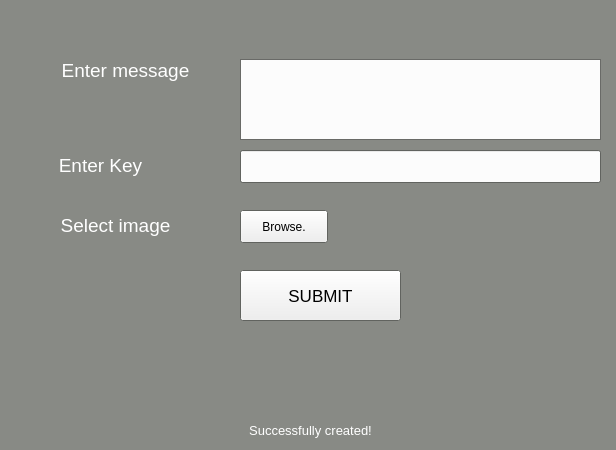
<?xml version="1.0" encoding="UTF-8"?>
<ui version="4.0">
 <class>MainWindow</class>
 <widget class="QMainWindow" name="MainWindow">
  <property name="geometry">
   <rect>
    <x>0</x>
    <y>0</y>
    <width>616</width>
    <height>450</height>
   </rect>
  </property>
  <property name="palette">
   <palette>
    <active>
     <colorrole role="Base">
      <brush brushstyle="SolidPattern">
       <color alpha="255">
        <red>255</red>
        <green>255</green>
        <blue>255</blue>
       </color>
      </brush>
     </colorrole>
     <colorrole role="Window">
      <brush brushstyle="SolidPattern">
       <color alpha="255">
        <red>136</red>
        <green>138</green>
        <blue>133</blue>
       </color>
      </brush>
     </colorrole>
    </active>
    <inactive>
     <colorrole role="Base">
      <brush brushstyle="SolidPattern">
       <color alpha="255">
        <red>252</red>
        <green>252</green>
        <blue>252</blue>
       </color>
      </brush>
     </colorrole>
     <colorrole role="Window">
      <brush brushstyle="SolidPattern">
       <color alpha="255">
        <red>136</red>
        <green>138</green>
        <blue>133</blue>
       </color>
      </brush>
     </colorrole>
    </inactive>
    <disabled>
     <colorrole role="Base">
      <brush brushstyle="SolidPattern">
       <color alpha="255">
        <red>136</red>
        <green>138</green>
        <blue>133</blue>
       </color>
      </brush>
     </colorrole>
     <colorrole role="Window">
      <brush brushstyle="SolidPattern">
       <color alpha="255">
        <red>136</red>
        <green>138</green>
        <blue>133</blue>
       </color>
      </brush>
     </colorrole>
    </disabled>
   </palette>
  </property>
  <property name="windowTitle">
   <string>ENCRYPT AND HIDE</string>
  </property>
  <property name="autoFillBackground">
   <bool>true</bool>
  </property>
  <widget class="QWidget" name="centralwidget">
   <property name="palette">
    <palette>
     <active>
      <colorrole role="Base">
       <brush brushstyle="SolidPattern">
        <color alpha="255">
         <red>255</red>
         <green>255</green>
         <blue>255</blue>
        </color>
       </brush>
      </colorrole>
      <colorrole role="Window">
       <brush brushstyle="SolidPattern">
        <color alpha="255">
         <red>136</red>
         <green>138</green>
         <blue>133</blue>
        </color>
       </brush>
      </colorrole>
     </active>
     <inactive>
      <colorrole role="Base">
       <brush brushstyle="SolidPattern">
        <color alpha="255">
         <red>252</red>
         <green>252</green>
         <blue>252</blue>
        </color>
       </brush>
      </colorrole>
      <colorrole role="Window">
       <brush brushstyle="SolidPattern">
        <color alpha="255">
         <red>136</red>
         <green>138</green>
         <blue>133</blue>
        </color>
       </brush>
      </colorrole>
     </inactive>
     <disabled>
      <colorrole role="Base">
       <brush brushstyle="SolidPattern">
        <color alpha="255">
         <red>136</red>
         <green>138</green>
         <blue>133</blue>
        </color>
       </brush>
      </colorrole>
      <colorrole role="Window">
       <brush brushstyle="SolidPattern">
        <color alpha="255">
         <red>136</red>
         <green>138</green>
         <blue>133</blue>
        </color>
       </brush>
      </colorrole>
     </disabled>
    </palette>
   </property>
   <widget class="QLabel" name="label">
    <property name="geometry">
     <rect>
      <x>40</x>
      <y>50</y>
      <width>171</width>
      <height>41</height>
     </rect>
    </property>
    <property name="palette">
     <palette>
      <active>
       <colorrole role="WindowText">
        <brush brushstyle="SolidPattern">
         <color alpha="255">
          <red>255</red>
          <green>255</green>
          <blue>255</blue>
         </color>
        </brush>
       </colorrole>
       <colorrole role="Text">
        <brush brushstyle="SolidPattern">
         <color alpha="255">
          <red>255</red>
          <green>255</green>
          <blue>255</blue>
         </color>
        </brush>
       </colorrole>
      </active>
      <inactive>
       <colorrole role="WindowText">
        <brush brushstyle="SolidPattern">
         <color alpha="255">
          <red>255</red>
          <green>255</green>
          <blue>255</blue>
         </color>
        </brush>
       </colorrole>
       <colorrole role="Text">
        <brush brushstyle="SolidPattern">
         <color alpha="255">
          <red>255</red>
          <green>255</green>
          <blue>255</blue>
         </color>
        </brush>
       </colorrole>
      </inactive>
      <disabled>
       <colorrole role="WindowText">
        <brush brushstyle="SolidPattern">
         <color alpha="255">
          <red>141</red>
          <green>144</green>
          <blue>145</blue>
         </color>
        </brush>
       </colorrole>
       <colorrole role="Text">
        <brush brushstyle="SolidPattern">
         <color alpha="255">
          <red>141</red>
          <green>144</green>
          <blue>145</blue>
         </color>
        </brush>
       </colorrole>
      </disabled>
     </palette>
    </property>
    <property name="font">
     <font>
      <pointsize>14</pointsize>
     </font>
    </property>
    <property name="text">
     <string>Enter message</string>
    </property>
    <property name="alignment">
     <set>Qt::AlignCenter</set>
    </property>
   </widget>
   <widget class="QLabel" name="label_2">
    <property name="geometry">
     <rect>
      <x>50</x>
      <y>150</y>
      <width>101</width>
      <height>31</height>
     </rect>
    </property>
    <property name="palette">
     <palette>
      <active>
       <colorrole role="WindowText">
        <brush brushstyle="SolidPattern">
         <color alpha="255">
          <red>255</red>
          <green>255</green>
          <blue>255</blue>
         </color>
        </brush>
       </colorrole>
       <colorrole role="Text">
        <brush brushstyle="SolidPattern">
         <color alpha="255">
          <red>255</red>
          <green>255</green>
          <blue>255</blue>
         </color>
        </brush>
       </colorrole>
      </active>
      <inactive>
       <colorrole role="WindowText">
        <brush brushstyle="SolidPattern">
         <color alpha="255">
          <red>255</red>
          <green>255</green>
          <blue>255</blue>
         </color>
        </brush>
       </colorrole>
       <colorrole role="Text">
        <brush brushstyle="SolidPattern">
         <color alpha="255">
          <red>255</red>
          <green>255</green>
          <blue>255</blue>
         </color>
        </brush>
       </colorrole>
      </inactive>
      <disabled>
       <colorrole role="WindowText">
        <brush brushstyle="SolidPattern">
         <color alpha="255">
          <red>141</red>
          <green>144</green>
          <blue>145</blue>
         </color>
        </brush>
       </colorrole>
       <colorrole role="Text">
        <brush brushstyle="SolidPattern">
         <color alpha="255">
          <red>141</red>
          <green>144</green>
          <blue>145</blue>
         </color>
        </brush>
       </colorrole>
      </disabled>
     </palette>
    </property>
    <property name="font">
     <font>
      <pointsize>14</pointsize>
     </font>
    </property>
    <property name="text">
     <string>Enter Key</string>
    </property>
    <property name="alignment">
     <set>Qt::AlignCenter</set>
    </property>
   </widget>
   <widget class="QLabel" name="label_3">
    <property name="geometry">
     <rect>
      <x>50</x>
      <y>210</y>
      <width>131</width>
      <height>31</height>
     </rect>
    </property>
    <property name="palette">
     <palette>
      <active>
       <colorrole role="WindowText">
        <brush brushstyle="SolidPattern">
         <color alpha="255">
          <red>255</red>
          <green>255</green>
          <blue>255</blue>
         </color>
        </brush>
       </colorrole>
       <colorrole role="Text">
        <brush brushstyle="SolidPattern">
         <color alpha="255">
          <red>255</red>
          <green>255</green>
          <blue>255</blue>
         </color>
        </brush>
       </colorrole>
      </active>
      <inactive>
       <colorrole role="WindowText">
        <brush brushstyle="SolidPattern">
         <color alpha="255">
          <red>255</red>
          <green>255</green>
          <blue>255</blue>
         </color>
        </brush>
       </colorrole>
       <colorrole role="Text">
        <brush brushstyle="SolidPattern">
         <color alpha="255">
          <red>255</red>
          <green>255</green>
          <blue>255</blue>
         </color>
        </brush>
       </colorrole>
      </inactive>
      <disabled>
       <colorrole role="WindowText">
        <brush brushstyle="SolidPattern">
         <color alpha="255">
          <red>141</red>
          <green>144</green>
          <blue>145</blue>
         </color>
        </brush>
       </colorrole>
       <colorrole role="Text">
        <brush brushstyle="SolidPattern">
         <color alpha="255">
          <red>141</red>
          <green>144</green>
          <blue>145</blue>
         </color>
        </brush>
       </colorrole>
      </disabled>
     </palette>
    </property>
    <property name="font">
     <font>
      <pointsize>14</pointsize>
     </font>
    </property>
    <property name="text">
     <string>Select image</string>
    </property>
    <property name="alignment">
     <set>Qt::AlignCenter</set>
    </property>
   </widget>
   <widget class="QTextEdit" name="message">
    <property name="geometry">
     <rect>
      <x>240</x>
      <y>59</y>
      <width>361</width>
      <height>81</height>
     </rect>
    </property>
   </widget>
   <widget class="QLineEdit" name="key">
    <property name="geometry">
     <rect>
      <x>240</x>
      <y>150</y>
      <width>361</width>
      <height>33</height>
     </rect>
    </property>
   </widget>
   <widget class="QPushButton" name="browse_btn">
    <property name="geometry">
     <rect>
      <x>240</x>
      <y>210</y>
      <width>88</width>
      <height>33</height>
     </rect>
    </property>
    <property name="text">
     <string>Browse.</string>
    </property>
   </widget>
   <widget class="QLabel" name="label_4">
    <property name="geometry">
     <rect>
      <x>0</x>
      <y>420</y>
      <width>621</width>
      <height>21</height>
     </rect>
    </property>
    <property name="palette">
     <palette>
      <active>
       <colorrole role="WindowText">
        <brush brushstyle="SolidPattern">
         <color alpha="255">
          <red>255</red>
          <green>255</green>
          <blue>255</blue>
         </color>
        </brush>
       </colorrole>
       <colorrole role="Text">
        <brush brushstyle="SolidPattern">
         <color alpha="255">
          <red>255</red>
          <green>255</green>
          <blue>255</blue>
         </color>
        </brush>
       </colorrole>
      </active>
      <inactive>
       <colorrole role="WindowText">
        <brush brushstyle="SolidPattern">
         <color alpha="255">
          <red>255</red>
          <green>255</green>
          <blue>255</blue>
         </color>
        </brush>
       </colorrole>
       <colorrole role="Text">
        <brush brushstyle="SolidPattern">
         <color alpha="255">
          <red>255</red>
          <green>255</green>
          <blue>255</blue>
         </color>
        </brush>
       </colorrole>
      </inactive>
      <disabled>
       <colorrole role="WindowText">
        <brush brushstyle="SolidPattern">
         <color alpha="255">
          <red>141</red>
          <green>144</green>
          <blue>145</blue>
         </color>
        </brush>
       </colorrole>
       <colorrole role="Text">
        <brush brushstyle="SolidPattern">
         <color alpha="255">
          <red>141</red>
          <green>144</green>
          <blue>145</blue>
         </color>
        </brush>
       </colorrole>
      </disabled>
     </palette>
    </property>
    <property name="font">
     <font>
      <pointsize>10</pointsize>
     </font>
    </property>
    <property name="text">
     <string>Successfully created!</string>
    </property>
    <property name="alignment">
     <set>Qt::AlignCenter</set>
    </property>
   </widget>
   <widget class="QPushButton" name="encrypt_btn">
    <property name="geometry">
     <rect>
      <x>240</x>
      <y>270</y>
      <width>161</width>
      <height>51</height>
     </rect>
    </property>
    <property name="font">
     <font>
      <pointsize>13</pointsize>
     </font>
    </property>
    <property name="text">
     <string>SUBMIT</string>
    </property>
   </widget>
  </widget>
 </widget>
 <resources/>
 <connections/>
</ui>
